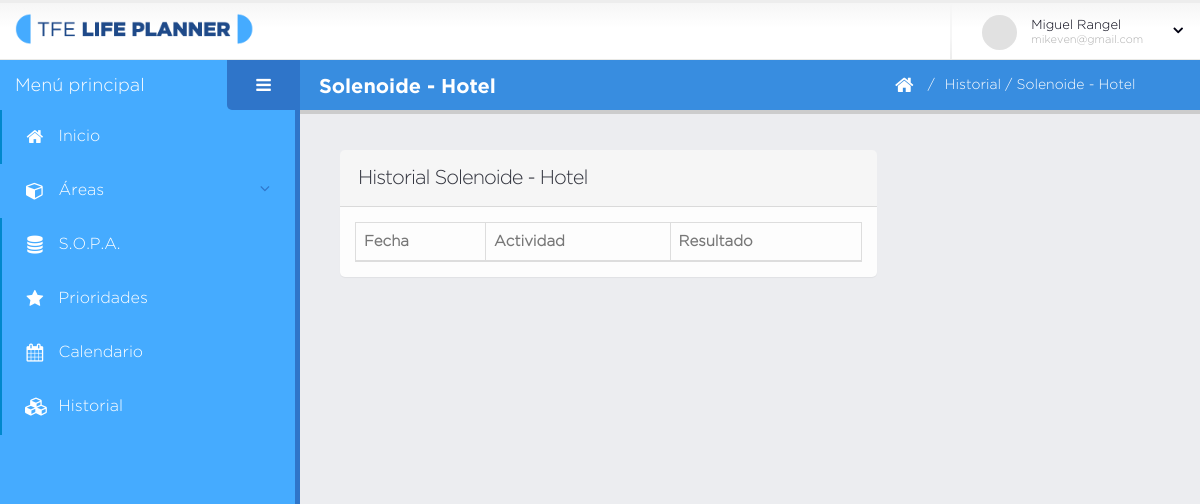
/historial-so.php?ids=1&ido=4 (signed in), run on an earlier commit of the app's database.
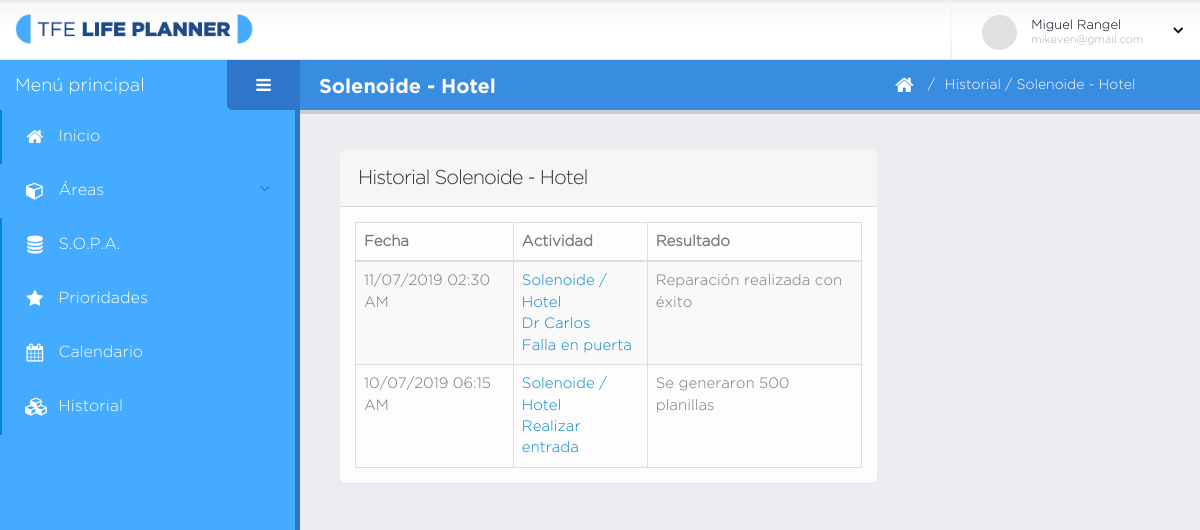
And on a later commit of the database.
### tables this page shows
CREATE TABLE `actividad` (
  `id` int(11) NOT NULL,
  `tipo` varchar(45) NOT NULL,
  `tarea` varchar(45) DEFAULT NULL,
  `lugar` varchar(45) DEFAULT NULL,
  `direccion` varchar(45) DEFAULT NULL,
  `motivo` varchar(45) DEFAULT NULL,
  `contacto` varchar(45) DEFAULT NULL,
  `creado` datetime DEFAULT NULL,
  `modificado` datetime DEFAULT NULL,
  `proposito_id` int(11) NOT NULL,
  `estado` varchar(45) NOT NULL,
  `resultado` varchar(600) DEFAULT NULL,
  `fecha_calendario` datetime NOT NULL,
  `fecha_prioridad` datetime NOT NULL,
  `fecha_agenda` datetime NOT NULL,
  `fecha_terminacion` datetime NOT NULL,
  `fecha_cancela` datetime NOT NULL
);

CREATE TABLE `sujeto` (
  `id` int(11) NOT NULL,
  `nombre` varchar(140) NOT NULL,
  `creado` datetime DEFAULT NULL,
  `modificado` datetime DEFAULT NULL,
  `usuario_id` int(11) NOT NULL
);

CREATE TABLE `objeto` (
  `id` int(11) NOT NULL,
  `nombre` varchar(140) NOT NULL,
  `creado` datetime DEFAULT NULL,
  `modificado` datetime DEFAULT NULL,
  `usuario_id` int(11) NOT NULL
);

### database/data-sujeto-objeto.php (called while the page is built, shortened)
<?php
	function obtenerSujetoObjetoPorids( $dbh, $ids, $ido ){
		$q = "select so.id as id_so, s.id as idsujeto, s.nombre nsujeto, o.id as idobjeto,
		o.nombre as nobjeto from sujeto_objeto so, sujeto s, objeto o
		where s.id = so.sujeto_id and o.id = so.objeto_id and s.id = $ids and o.id = $ido";
		$data = mysqli_fetch_array( mysqli_query( $dbh, $q ) );
		return $data;
	}
?>

### database/data-actividad.php (called while the page is built, shortened)
<?php
	function obtenerHistorialSujetoObjeto( $dbh, $ids, $ido ){
		$q = "select act.id as id_act, act.tipo, act.estado, act.tarea, act.lugar,
		act.direccion, act.motivo, act.contacto, act.resultado,
		date_format(act.fecha_calendario,'%d/%m/%Y %h:%i %p') as fcalendario,
		date_format(act.fecha_terminacion,'%d/%m/%Y %h:%i %p') as fterminacion,
		s.id as idsujeto, s.nombre nsujeto, o.id as idobjeto, o.nombre as nobjeto
		from actividad act, proposito p, sujeto s, objeto o, sujeto_objeto so
		where act.proposito_id = p.id and act.estado = 'finalizada' and
		p.sujeto_objeto_id = so.id and so.sujeto_id = s.id and so.objeto_id = o.id
		and s.id = $ids and o.id = $ido order by act.fecha_calendario DESC";
		return obtenerListaRegistros( mysqli_query( $dbh, $q ) );
	}
?>

### database/bd.php (called while the page is built, shortened)
<?php
	function obtenerListaRegistros( $data ){
		$lista_c = array();
		if( $data ){
			while( $c = mysqli_fetch_array( $data ) ){
				$lista_c[] = $c;
			}
		}
		return $lista_c;
	}
?>

### historial-so.php (the view, shortened to what this page needs)
<?php
    include( "database/bd.php" );
    include( "database/data-acceso.php" );
    include( "database/data-actividad.php" );
    include( "database/data-sujeto-objeto.php" );
    include( "fn/fn-actividad.php" );
    if( isset( $_GET["ids"], $_GET["ido"] ) ){
        $ids = $_GET["ids"];	$ido = $_GET["ido"];
        $reg_so = obtenerSujetoObjetoPorids( $dbh, $ids, $ido );
        $historial = obtenerHistorialSujetoObjeto( $dbh, $ids, $ido );
    }
    $titulo_pagina = $reg_so["nsujeto"]." - ".$reg_so["nobjeto"];
    $breadcrumb = "<a href='historial.php'>Historial</a> / $titulo_pagina";
?>
<!doctype html>
<html class="fixed">
	<head>
		<link rel="stylesheet" href="assets/vendor/bootstrap/css/bootstrap.css" />
		<link rel="stylesheet" href="assets/vendor/font-awesome/css/font-awesome.css" />
		<link rel="stylesheet" href="assets/vendor/magnific-popup/magnific-popup.css" />
		<link rel="stylesheet" href="assets/vendor/bootstrap-datepicker/css/datepicker3.css" />
		<link rel="stylesheet" href="assets/vendor/bootstrap-timepicker/css/bootstrap-timepicker.css"/>
		<link rel="stylesheet" href="assets/vendor/pnotify/pnotify.custom.css" />
		<link rel="stylesheet" href="assets/vendor/select2/select2.css" />
		<link rel="stylesheet" href="assets/vendor/jquery-datatables-bs3/assets/css/datatables.css" />
		<link rel="stylesheet" href="assets/stylesheets/theme.css" />
		<link rel="stylesheet" href="assets/stylesheets/skins/default.css" />
		<link rel="stylesheet" href="assets/stylesheets/theme-custom.css">
	</head>
	<body>
		<section class="body">
			<?php include( "secciones/header.php" ); ?>
			<div class="inner-wrapper">
				<?php include( "secciones/navegacion.php" ); ?>
				<section role="main" class="content-body">
					<?php include( "secciones/titulo_pagina.php" ); ?>
					<div class="row">
						<div class="col-md-8 col-sm-8 col-xs-12">
							<section class="panel">
								<header class="panel-heading">
									<h2 class="panel-title">
										Historial
										<?php echo $reg_so["nsujeto"]." - ".$reg_so["nobjeto"]?>
									</h2>
								</header>
								<div id="tabla_actividades_prioridad" class="panel-body">
									<table id="datatable-historial"
									class="table table-bordered table-striped mb-none thist">
										<thead>
											<tr>
												<th>Fecha</th>
												<th>Actividad</th>
												<th>Resultado</th>
											</tr>
										</thead>
										<tbody>
											<?php foreach ( $historial as $h ) { ?>
											<tr class="gradeX">
												<td> <?php echo $h["fcalendario"] ?> </td>
												<td>
													<a href="#actividad-historial" class="info_hist modal-sizes modal-with-zoom-anim" data-ida="<?php echo $h["id_act"] ?>">
														<?php echo infoPrioridad( $h ) ?>
													</a>
												</td>
												<td> <?php echo $h["resultado"] ?> </td>
											</tr>
											<?php } ?>
										</tbody>
									</table>
								</div>
							</section>
						</div>
					</div>
				</section>
			</div>
		</section>
	</body>
</html>

### fn/fn-actividad.php (shortened to what this page needs)
<?php
    function infoPrioridad( $a ){
      $info = "";
      if( $a["tipo"] == "e" ){
        $info .= "<div>$a[nsujeto] / $a[nobjeto]</div>";
        $info .= "<div>$a[tarea]</div>";
      }
      if( $a["tipo"] == "l" ){
        $info .= "<div>$a[nsujeto] / $a[nobjeto]</div>";
        $info .= "<div>$a[contacto]</div>";
        $info .= "<div>$a[motivo]</div>";
      }
      echo $info;
    }
?>

What changed in the data, as far as the page shows it:
now on this page (row edited): actividad: fcalendario "11/07/2019 02:30 AM", sujeto.nombre "Solenoide", objeto.nombre "Hotel", contacto "Dr Carlos", motivo "Falla en puerta", resultado "Reparación realizada con éxito"
now on this page (row edited): actividad: fcalendario "10/07/2019 06:15 AM", sujeto.nombre "Solenoide", objeto.nombre "Hotel", tarea "Realizar entrada", resultado "Se generaron 500 planillas"
